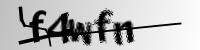
#> input picture images/captcha.png, 200 x 50 px
$ jupyter execute contours.ipynb   (shell and % lines are left out)
#> lines starting #> are read from the running program, lines starting #| are printed output that depends on the picture; after the words box and inside, x2 and y2 are one past the last pixel; in counts of white or black regions, pixels touching at a corner belong together
This notebook shows how to get the contours of an image

[cell 1]
import cv2 as cv
import numpy as np
import matplotlib.pyplot as plt
from itertools import product

## Preprocess the image

Load the image

[cell 2]
img = cv.cvtColor(cv.imread('images/captcha.png'), cv.COLOR_RGB2GRAY)
#> img: shape (50, 200); min 0, max 255, mean 184.3
original_img = img

[cell 3]
plt.imshow(img, cmap='gray'), plt.xticks([]), plt.yticks([]);

Invert the image

[cell 4]
img = 255 - img
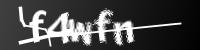
#> img: shape (50, 200); min 0, max 255, mean 70.7

[cell 5]
plt.imshow(img, cmap='gray'), plt.xticks([]), plt.yticks([]);

Apply thresholding

[cell 6]
ret, img = cv.threshold(img, 200, 255, cv.THRESH_BINARY)
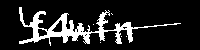
#> img: shape (50, 200); 14.2% white; 6 white regions (5 under 20 px), largest, box (x1, y1, x2, y2) and area: (19, 7, 181, 46) 1416
plt.imshow(img, cmap='gray'), plt.xticks([]), plt.yticks([]);

Now we apply a morphological transformation to remove some noise

[cell 7]
kernel = np.ones([3,3])
img = cv.morphologyEx(img, cv.MORPH_CLOSE, kernel)
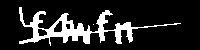
#> img: shape (50, 200); 15.4% white; 2 white regions (1 under 20 px)
plt.imshow(img, cmap='gray'), plt.xticks([]), plt.yticks([]);

## Find contours

[cell 8]
contours, hierachy = cv.findContours(img, cv.RETR_TREE,  cv.CHAIN_APPROX_SIMPLE)
#> contours = 5 contours, 1 with area under 20; largest, box (x1, y1, x2, y2) and area: (19, 7, 181, 46) 1355, (53, 20, 63, 33) 80, (37, 28, 48, 37) 62, (65, 23, 71, 30) 26

[cell 9]
image_with_contours = cv.drawContours(cv.cvtColor(original_img, cv.COLOR_GRAY2BGR), contours, -1, (0,255,0), 1)
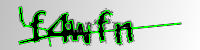
#> image_with_contours: shape (50, 200, 3); mean B, G, R 182.6, 199.6, 182.6

We draw all the contours onto the original image

[cell 10]
plt.imshow(cv.cvtColor(image_with_contours, cv.COLOR_BGR2RGB)), plt.xticks([]), plt.yticks([]);

[cell 11]
print('Number of contours extracted: {}'.format(len(contours)))
#| Number of contours extracted: 5

We draw each contour on the original image

[cell 12]
n = len(contours)
#> n = 5
if n % 2 == 0:
    rows = n // 2
else:
    rows = (n // 2) + 1
#> rows = 3
fig, ax = plt.subplots(rows, 2, figsize=(12, 2*rows))

for i, j in product(range(0, rows), [0, 1]):
    if i * 2 + j >= len(contours):
        continue
    plt.sca(ax[i, j])
    plt.xticks([])
    plt.yticks([])
    result = cv.drawContours(cv.cvtColor(original_img, cv.COLOR_GRAY2BGR), contours, i*2+j, (0,255,0), 1)
    plt.imshow(cv.cvtColor(result, cv.COLOR_BGR2RGB))

if n % 2 == 1:
    ax[rows-1,1].set_visible(False)
plt.tight_layout()
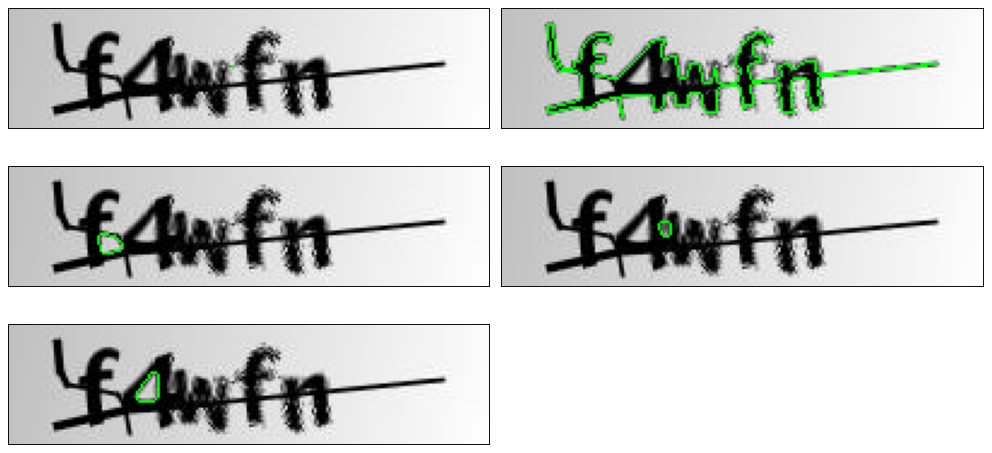
#> figure drawn by matplotlib, 5 panels
